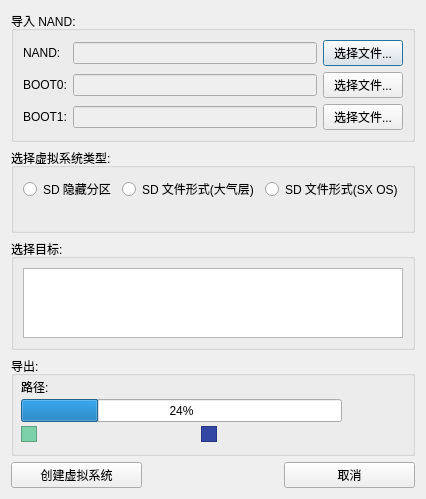
<?xml version="1.0" encoding="UTF-8"?>
<ui version="4.0">
 <class>Emunand</class>
 <widget class="QDialog" name="虚拟系统">
  <property name="windowModality">
   <enum>Qt::ApplicationModal</enum>
  </property>
  <property name="geometry">
   <rect>
    <x>0</x>
    <y>0</y>
    <width>363</width>
    <height>456</height>
   </rect>
  </property>
  <property name="contextMenuPolicy">
   <enum>Qt::NoContextMenu</enum>
  </property>
  <property name="windowTitle">
   <string>虚拟系统创建工具</string>
  </property>
  <property name="windowIcon">
   <iconset resource="application.qrc">
    <normaloff>:/images/emunand.png</normaloff>:/images/emunand.png</iconset>
  </property>
  <property name="toolTip">
   <string/>
  </property>
  <property name="whatsThis">
   <string notr="true"/>
  </property>
  <property name="modal">
   <bool>true</bool>
  </property>
  <layout class="QGridLayout" name="gridLayout_3">
   <item row="2" column="0" colspan="3">
    <widget class="QGroupBox" name="driveListBox">
     <property name="title">
      <string>选择目标:</string>
     </property>
     <layout class="QGridLayout" name="gridLayout_2">
      <item row="0" column="0">
       <widget class="QListWidget" name="driveList"/>
      </item>
     </layout>
    </widget>
   </item>
   <item row="0" column="0" colspan="3">
    <widget class="QGroupBox" name="bootPartBox">
     <property name="title">
      <string>导入 NAND:</string>
     </property>
     <layout class="QGridLayout" name="gridLayout">
      <item row="0" column="0">
       <widget class="QLabel" name="nand_lbl">
        <property name="text">
         <string>NAND:</string>
        </property>
       </widget>
      </item>
      <item row="0" column="1">
       <widget class="QLineEdit" name="nand_path">
        <property name="enabled">
         <bool>false</bool>
        </property>
       </widget>
      </item>
      <item row="0" column="2">
       <widget class="QPushButton" name="nand_pushBtn">
        <property name="text">
         <string>选择文件...</string>
        </property>
       </widget>
      </item>
      <item row="1" column="0">
       <widget class="QLabel" name="boot0_lbl">
        <property name="text">
         <string>BOOT0:</string>
        </property>
       </widget>
      </item>
      <item row="1" column="1">
       <widget class="QLineEdit" name="boot0_path">
        <property name="enabled">
         <bool>false</bool>
        </property>
       </widget>
      </item>
      <item row="1" column="2">
       <widget class="QPushButton" name="boo0_pushBtn">
        <property name="text">
         <string>选择文件...</string>
        </property>
       </widget>
      </item>
      <item row="2" column="0">
       <widget class="QLabel" name="boot1_lbl">
        <property name="text">
         <string>BOOT1:</string>
        </property>
       </widget>
      </item>
      <item row="2" column="1">
       <widget class="QLineEdit" name="boot1_path">
        <property name="enabled">
         <bool>false</bool>
        </property>
       </widget>
      </item>
      <item row="2" column="2">
       <widget class="QPushButton" name="boo1_pushBtn">
        <property name="text">
         <string>选择文件...</string>
        </property>
       </widget>
      </item>
     </layout>
    </widget>
   </item>
   <item row="1" column="0" colspan="3">
    <widget class="QGroupBox" name="emunandTypeBox">
     <property name="title">
      <string>选择虚拟系统类型:</string>
     </property>
     <layout class="QVBoxLayout" name="verticalLayout">
      <item>
       <layout class="QHBoxLayout" name="horizontalLayout">
        <item>
         <widget class="QRadioButton" name="emunandType_PartitionChkBox">
          <property name="text">
           <string>SD 隐藏分区</string>
          </property>
         </widget>
        </item>
        <item>
         <widget class="QRadioButton" name="emunandType_SDFileAMSChkBox">
          <property name="text">
           <string>SD 文件形式(大气层)</string>
          </property>
         </widget>
        </item>
        <item>
         <widget class="QRadioButton" name="emunandType_SDFileSXChkBox">
          <property name="text">
           <string>SD 文件形式(SX OS)</string>
          </property>
         </widget>
        </item>
       </layout>
      </item>
      <item>
       <widget class="QLabel" name="emunandType_lbl">
        <property name="sizePolicy">
         <sizepolicy hsizetype="Expanding" vsizetype="Expanding">
          <horstretch>0</horstretch>
          <verstretch>0</verstretch>
         </sizepolicy>
        </property>
        <property name="text">
         <string/>
        </property>
       </widget>
      </item>
     </layout>
    </widget>
   </item>
   <item row="3" column="0" rowspan="2" colspan="3">
    <widget class="QGroupBox" name="outputBox">
     <property name="sizePolicy">
      <sizepolicy hsizetype="Expanding" vsizetype="Fixed">
       <horstretch>0</horstretch>
       <verstretch>0</verstretch>
      </sizepolicy>
     </property>
     <property name="minimumSize">
      <size>
       <width>345</width>
       <height>100</height>
      </size>
     </property>
     <property name="title">
      <string>导出:</string>
     </property>
     <widget class="QProgressBar" name="outBar">
      <property name="geometry">
       <rect>
        <x>10</x>
        <y>43</y>
        <width>321</width>
        <height>23</height>
       </rect>
      </property>
      <property name="sizePolicy">
       <sizepolicy hsizetype="Expanding" vsizetype="Fixed">
        <horstretch>0</horstretch>
        <verstretch>0</verstretch>
       </sizepolicy>
      </property>
      <property name="minimumSize">
       <size>
        <width>321</width>
        <height>0</height>
       </size>
      </property>
      <property name="value">
       <number>24</number>
      </property>
     </widget>
     <widget class="QGraphicsView" name="outPix1">
      <property name="geometry">
       <rect>
        <x>10</x>
        <y>70</y>
        <width>16</width>
        <height>16</height>
       </rect>
      </property>
      <property name="styleSheet">
       <string notr="true">background-color: rgb(124, 208, 170);</string>
      </property>
     </widget>
     <widget class="QLabel" name="outLbl1">
      <property name="geometry">
       <rect>
        <x>30</x>
        <y>70</y>
        <width>181</width>
        <height>16</height>
       </rect>
      </property>
      <property name="text">
       <string/>
      </property>
     </widget>
     <widget class="QLabel" name="outLbl2">
      <property name="geometry">
       <rect>
        <x>210</x>
        <y>70</y>
        <width>141</width>
        <height>20</height>
       </rect>
      </property>
      <property name="text">
       <string/>
      </property>
     </widget>
     <widget class="QGraphicsView" name="outPix2">
      <property name="geometry">
       <rect>
        <x>190</x>
        <y>70</y>
        <width>16</width>
        <height>16</height>
       </rect>
      </property>
      <property name="styleSheet">
       <string notr="true">background-color: rgb(51, 70, 164);</string>
      </property>
     </widget>
     <widget class="QLabel" name="outPathTitleLbl">
      <property name="geometry">
       <rect>
        <x>10</x>
        <y>20</y>
        <width>31</width>
        <height>21</height>
       </rect>
      </property>
      <property name="text">
       <string>路径: </string>
      </property>
     </widget>
     <widget class="QLabel" name="outPathLbl">
      <property name="geometry">
       <rect>
        <x>40</x>
        <y>20</y>
        <width>291</width>
        <height>21</height>
       </rect>
      </property>
      <property name="text">
       <string/>
      </property>
     </widget>
    </widget>
   </item>
   <item row="5" column="0">
    <widget class="QPushButton" name="createEmunandBtn">
     <property name="text">
      <string>创建虚拟系统</string>
     </property>
    </widget>
   </item>
   <item row="5" column="2">
    <widget class="QPushButton" name="cancelBtn">
     <property name="text">
      <string>取消</string>
     </property>
    </widget>
   </item>
  </layout>
 </widget>
 <resources>
  <include location="application.qrc"/>
 </resources>
 <connections/>
</ui>
